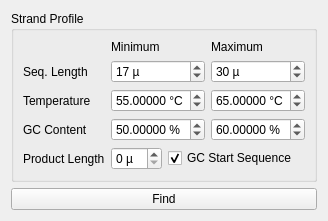
<?xml version="1.0" encoding="UTF-8"?>
<ui version="4.0">
 <class>PrimerProfile</class>
 <widget class="QWidget" name="PrimerProfile">
  <property name="geometry">
   <rect>
    <x>0</x>
    <y>0</y>
    <width>287</width>
    <height>197</height>
   </rect>
  </property>
  <property name="windowTitle">
   <string>Find Primer</string>
  </property>
  <property name="windowIcon">
   <iconset resource="icons.qrc">
    <normaloff>:/icons/icons/shape_group.png</normaloff>:/icons/icons/shape_group.png</iconset>
  </property>
  <layout class="QVBoxLayout" name="verticalLayout">
   <item>
    <widget class="QGroupBox" name="groupBox">
     <property name="title">
      <string>Strand Profile</string>
     </property>
     <layout class="QGridLayout" name="gridLayout">
      <item row="0" column="1">
       <widget class="QLabel" name="label">
        <property name="text">
         <string>Minimum</string>
        </property>
       </widget>
      </item>
      <item row="0" column="3">
       <widget class="QLabel" name="label_2">
        <property name="text">
         <string>Maximum</string>
        </property>
       </widget>
      </item>
      <item row="1" column="0">
       <widget class="QLabel" name="label_3">
        <property name="text">
         <string>Seq. Length</string>
        </property>
       </widget>
      </item>
      <item row="1" column="1" colspan="2">
       <widget class="QSpinBox" name="spinBoxLengthMin">
        <property name="suffix">
         <string> µ</string>
        </property>
        <property name="minimum">
         <number>0</number>
        </property>
        <property name="maximum">
         <number>99999999</number>
        </property>
        <property name="value">
         <number>17</number>
        </property>
       </widget>
      </item>
      <item row="1" column="3">
       <widget class="QSpinBox" name="spinBoxLengthMax">
        <property name="suffix">
         <string> µ</string>
        </property>
        <property name="value">
         <number>30</number>
        </property>
       </widget>
      </item>
      <item row="2" column="0">
       <widget class="QLabel" name="label_4">
        <property name="text">
         <string>Temperature</string>
        </property>
       </widget>
      </item>
      <item row="2" column="1" colspan="2">
       <widget class="QDoubleSpinBox" name="doubleSpinBoxTempMin">
        <property name="suffix">
         <string> °C</string>
        </property>
        <property name="decimals">
         <number>5</number>
        </property>
        <property name="value">
         <double>55.000000000000000</double>
        </property>
       </widget>
      </item>
      <item row="2" column="3">
       <widget class="QDoubleSpinBox" name="doubleSpinBoxTempMax">
        <property name="suffix">
         <string> °C</string>
        </property>
        <property name="decimals">
         <number>5</number>
        </property>
        <property name="value">
         <double>65.000000000000000</double>
        </property>
       </widget>
      </item>
      <item row="3" column="0">
       <widget class="QLabel" name="label_5">
        <property name="text">
         <string>GC Content</string>
        </property>
       </widget>
      </item>
      <item row="3" column="1" colspan="2">
       <widget class="QDoubleSpinBox" name="doubleSpinBoxContentMin">
        <property name="suffix">
         <string> %</string>
        </property>
        <property name="decimals">
         <number>5</number>
        </property>
        <property name="value">
         <double>50.000000000000000</double>
        </property>
       </widget>
      </item>
      <item row="3" column="3">
       <widget class="QDoubleSpinBox" name="doubleSpinBoxContentMax">
        <property name="suffix">
         <string> %</string>
        </property>
        <property name="decimals">
         <number>5</number>
        </property>
        <property name="value">
         <double>60.000000000000000</double>
        </property>
       </widget>
      </item>
      <item row="4" column="0">
       <widget class="QLabel" name="label_6">
        <property name="text">
         <string>Product Length</string>
        </property>
       </widget>
      </item>
      <item row="4" column="1">
       <widget class="QSpinBox" name="spinBox">
        <property name="suffix">
         <string> µ</string>
        </property>
       </widget>
      </item>
      <item row="4" column="2" colspan="2">
       <widget class="QCheckBox" name="checkBoxStartSequence">
        <property name="text">
         <string>GC Start Sequence</string>
        </property>
        <property name="checked">
         <bool>true</bool>
        </property>
        <property name="tristate">
         <bool>false</bool>
        </property>
       </widget>
      </item>
     </layout>
    </widget>
   </item>
   <item>
    <widget class="QPushButton" name="pushButton">
     <property name="text">
      <string>Find</string>
     </property>
    </widget>
   </item>
  </layout>
 </widget>
 <resources>
  <include location="icons.qrc"/>
 </resources>
 <connections/>
</ui>
